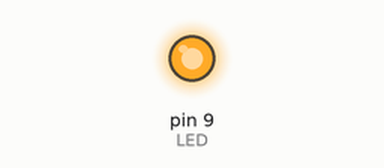
This sketch was run on a simulated Arduino Uno, built with avr-gcc and run on an emulated ATmega328P. Shown: output pins drawn as LEDs (lit = HIGH).

Above: at 0.55 s.
At 40.8 s:
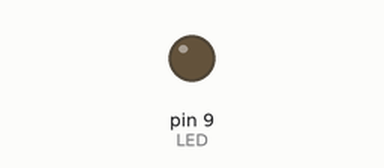
Timing chart, 0 to 54.3 s (numbered marks = the images above):
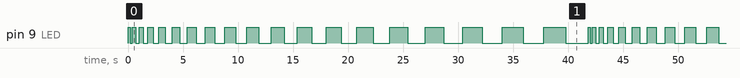

The sketch:

rate-blink.ino
```cpp
// set the pin 9 first as LED
const int LED = 9;

void setup(void) {
  pinMode(LED, OUTPUT);     // set the PIN 9 as the output
}

void loop(void) {
  for (int i = 200; i <= 2000; i += 100) {
    digitalWrite(LED, HIGH);    // TURN ON THE LED
    delay(i);                   // FOR ABOUT i SECONDS
    digitalWrite(LED, LOW);     // TURN OFF THE LED
    delay(i);                   // FOR ABOUT i SECONDS
  }
}
```

Measured:
- by itself, pin 9 (LED): moves between LOW and HIGH, repeating every 41.8 s
- by itself, everything shown: repeats every 41.8 s, in 38 steps
